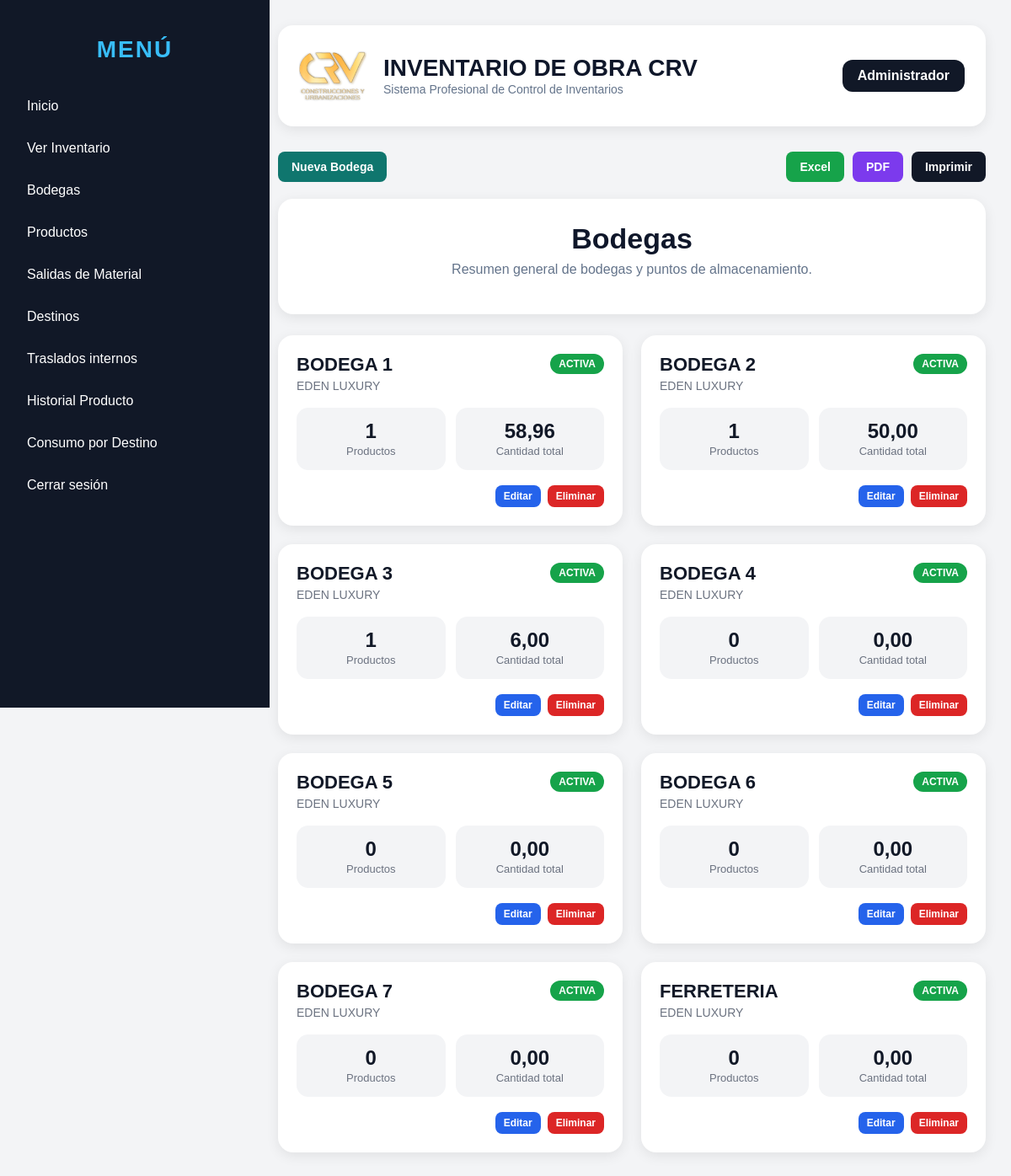
/obras (signed in), run on the app's committed database.
### models/usuario.py (models this page shows, shortened)
class Usuario(db.Model, UserMixin):
    __tablename__ = "usuarios"
    id = db.Column(db.Integer, primary_key=True)
    nombre = db.Column(db.String(100), nullable=False)
    usuario = db.Column(db.String(50), unique=True, nullable=False)
    password_hash = db.Column(db.String(200), nullable=False)
    rol = db.Column(db.String(50), default="ADMIN")

### models/obra.py (models this page shows)
class Obra(db.Model):
    __tablename__ = "obras"
    id = db.Column(db.Integer, primary_key=True)
    nombre = db.Column(db.String(150), nullable=False)
    ubicacion = db.Column(db.String(150))
    responsable = db.Column(db.String(100))
    estado = db.Column(db.String(30), default="ACTIVA")

### routes/obras.py (the view)
@obras_bp.route("/obras")
@login_required
def listar_obras():
    obras = Obra.query.order_by(Obra.nombre.asc()).all()
    bodegas_data = []
    for obra in obras:
        existencias = Existencia.query.filter_by(obra_id=obra.id).all()
        categorias = {}
        total_productos = 0
        total_cantidad = 0
        for e in existencias:
            if e.cantidad <= 0:
                continue
            if not e.producto:
                continue
            categoria = e.producto.categoria or "SIN CATEGORÍA"
            if categoria not in categorias:
                categorias[categoria] = []
            categorias[categoria].append(e)
            total_productos += 1
            total_cantidad += e.cantidad
        bodegas_data.append({
            "obra": obra,
            "categorias": categorias,
            "total_productos": total_productos,
            "total_cantidad": total_cantidad
        })
    return render_template("obras/lista.html", bodegas_data=bodegas_data)

### templates/obras/lista.html
{% extends "base.html" %}
{% block content %}
<div class="header-actions no-print">
    <div class="left-actions">
        <a class="btn btn-new" href="/obras/nueva">Nueva Bodega</a>
    </div>
    <div class="right-actions">
        <a class="btn btn-excel" href="/obras/excel">Excel</a>
        <a class="btn btn-pdf" href="/obras/pdf">PDF</a>
        <button onclick="window.print()" class="btn btn-print">Imprimir</button>
    </div>
</div>
<div class="page-header-card">
    <h1>Bodegas</h1>
    <p>Resumen general de bodegas y puntos de almacenamiento.</p>
</div>
<div class="bodega-grid">
    {% for item in bodegas_data %}
    <div class="bodega-card">
        <div class="bodega-header">
            <div>
                <h2>{{ item.obra.nombre }}</h2>
                <p>{{ item.obra.ubicacion }}</p>
            </div>
            <span class="badge-success">{{ item.obra.estado }}</span>
        </div>
        <div class="bodega-kpis">
            <div>
                <strong>{{ item.total_productos }}</strong>
                <span>Productos</span>
            </div>
            <div>
                <strong>
                    {{ "{:,.2f}".format(item.total_cantidad).replace(",", "X").replace(".", ",").replace("X", ".") }}
                </strong>
                <span>Cantidad total</span>
            </div>
        </div>
        <div class="bodega-actions no-print">
            {% if current_user.rol == "ADMIN" %}
            <a class="btn btn-small btn-edit" href="/obras/editar/{{ item.obra.id }}">Editar</a>
            <a href="/obras/eliminar/{{ item.obra.id }}"
            class="btn btn-small btn-danger"
            onclick="return confirm('¿Desea eliminar la bodega {{ item.obra.nombre }}?')">
                Eliminar
            </a>
            {% endif %}
        </div>
    </div>
    {% endfor %}
</div>
{% endblock %}

### templates/base.html (shortened to what this page needs)
<!DOCTYPE html>
<html lang="es">
<head>
</head>
<body>
    <div class="sidebar">
        <h2 class="menu-title">MENÚ</h2>
        <a href="/dashboard">Inicio</a>
        <a href="/existencias">Ver Inventario</a>
        <a href="/obras">Bodegas</a>
        <a href="/productos">Productos</a>
        <a href="/movimientos">Salidas de Material</a>
        <a href="/destinos">Destinos</a>
        <a href="/traslados/nuevo">Traslados internos</a>
        <a href="/historial-producto">Historial Producto</a>
        <a href="/consumos/destino">Consumo por Destino</a>
        <a href="/logout">Cerrar sesión</a>
    </div>
    <div class="content">
        <div class="topbar">
            <div class="topbar-left">
                <img src="{{ url_for('static', filename='logo.png') }}">
                <div>
                    <h1>INVENTARIO DE OBRA CRV</h1>
                    <span>Sistema Profesional de Control de Inventarios</span>
                </div>
            </div>
            <div class="topbar-right">
                {{ current_user.nombre }}
            </div>
        </div>
        {% block content %}{% endblock %}
    </div>
</body>
</html>

### templates/base.html (style rules this page uses)
body { margin: 0; font-family: Arial, sans-serif; background: #f3f4f6; }
.sidebar { width: 280px; height: 100vh; background: #111827; color: white; position: fixed; padding: 20px; }
.sidebar h2 { margin-bottom: 30px; color: #38bdf8; }
.menu-title { color:white; text-align:center; font-size:28px; margin-bottom:35px; letter-spacing:2px; font-weight:800; }
.sidebar a { display: block; color: white; text-decoration: none; padding: 12px; border-radius: 8px; margin-bottom: 8px; }
.content { margin-left: 300px; padding: 30px; }
.topbar { background: white; padding: 15px 20px; border-radius: 12px; margin-bottom: 25px; box-shadow: 0 2px 8px rgba(0,0,0,0.08); }
.topbar { background:white; padding:20px 25px; border-radius:18px; margin-bottom:30px; box-shadow:0 4px 15px rgba(0,0,0,0.08); display:flex; justify-content:space-between; align-items:center; }
.topbar-left { display:flex; align-items:center; gap:20px; }
.topbar-left img { width:80px; height:80px; object-fit:contain; }
.topbar-left h1 { margin:0; color:#0f172a; font-size:28px; }
.topbar-left span { color:#64748b; font-size:14px; }
.topbar-right { background:#111827; color:white; padding:10px 18px; border-radius:12px; font-weight:bold; }
button, .btn { background: #2563eb; color: white; padding: 10px 16px; border: none; border-radius: 8px; text-decoration: none; cursor: pointer; display: inline-block; font-size: 14px; font-weight: 600; transition: all 0.2s ease; }
.btn-small { padding: 6px 10px; font-size: 12px; }
.btn-new { background: #0f766e; }
.btn-excel { background: #16a34a; }
.btn-pdf { background: #7c3aed; }
.btn-print { background: #111827; }
.btn-edit { background: #2563eb; }
.btn-delete, .btn-danger { background: #dc2626; }
.header-actions { display: flex; justify-content: space-between; align-items: center; margin-bottom: 20px; }
.left-actions, .right-actions { display: flex; gap: 10px; align-items: center; }
.badge-success { background: #16a34a; color: white; padding: 5px 10px; border-radius: 999px; font-size: 12px; font-weight: bold; }
.bodega-grid { display: grid; grid-template-columns: repeat(auto-fit, minmax(330px, 1fr)); gap: 22px; }
.bodega-card { background: white; border-radius: 18px; padding: 22px; box-shadow: 0 4px 15px rgba(0,0,0,0.08); }
.bodega-header { display: flex; justify-content: space-between; align-items: flex-start; margin-bottom: 18px; }
.bodega-header h2 { margin: 0; color: #111827; font-size: 22px; }
.bodega-header p { margin: 4px 0 0 0; color: #6b7280; font-size: 14px; }
.bodega-kpis { display: grid; grid-template-columns: 1fr 1fr; gap: 12px; margin-bottom: 18px; }
.bodega-kpis div { background: #f3f4f6; border-radius: 14px; padding: 14px; text-align: center; }
.bodega-kpis strong { display: block; font-size: 24px; color: #111827; }
.bodega-kpis span { color: #6b7280; font-size: 13px; }
.bodega-actions { margin-top: 18px; display: flex; justify-content: flex-end; gap: 8px; }
.page-header-card { background: white; border-radius: 18px; padding: 28px 30px; margin-bottom: 25px; text-align: center; box-shadow: 0 4px 15px rgba(0,0,0,0.08); }
.page-header-card h1 { margin: 0; font-size: 34px; color: #0f172a; }
.page-header-card p { margin-top: 8px; color: #64748b; font-size: 16px; }

### data on the page
Usuario: nombre "Administrador"
Obra: obra.nombre "BODEGA 1", obra.ubicacion "EDEN LUXURY", obra.estado "ACTIVA"
Obra: obra.nombre "BODEGA 2", obra.ubicacion "EDEN LUXURY", obra.estado "ACTIVA"
Obra: obra.nombre "BODEGA 3", obra.ubicacion "EDEN LUXURY", obra.estado "ACTIVA"
Obra: obra.nombre "BODEGA 4", obra.ubicacion "EDEN LUXURY", obra.estado "ACTIVA"
Obra: obra.nombre "BODEGA 5", obra.ubicacion "EDEN LUXURY", obra.estado "ACTIVA"
Obra: obra.nombre "BODEGA 6", obra.ubicacion "EDEN LUXURY", obra.estado "ACTIVA"
Obra: obra.nombre "BODEGA 7", obra.ubicacion "EDEN LUXURY", obra.estado "ACTIVA"
Obra: obra.nombre "FERRETERIA", obra.ubicacion "EDEN LUXURY", obra.estado "ACTIVA"

### other printed values
{{ item.total_productos }} "1" "1" "1" "0" "0" "0" "0" "0"
